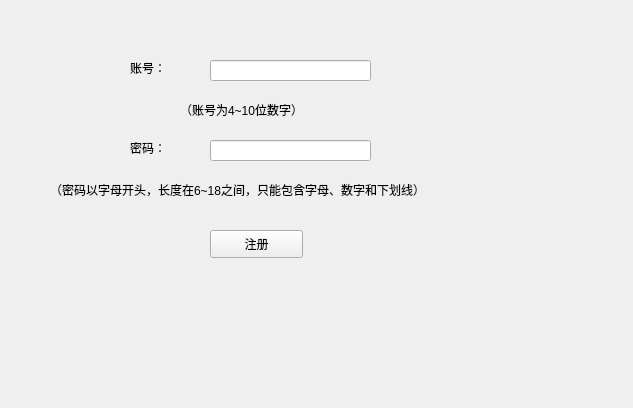
<?xml version="1.0" encoding="UTF-8"?>
<ui version="4.0">
 <class>sign_in</class>
 <widget class="QWidget" name="sign_in">
  <property name="geometry">
   <rect>
    <x>0</x>
    <y>0</y>
    <width>633</width>
    <height>408</height>
   </rect>
  </property>
  <property name="windowTitle">
   <string>Form</string>
  </property>
  <property name="styleSheet">
   <string notr="true">#sign_in{
	background-image: url(:/new/prefix1/71cf3bc79f3df8dc625fc9441182b28d4610281b@f_webp.webp);
}</string>
  </property>
  <widget class="QLabel" name="label">
   <property name="geometry">
    <rect>
     <x>130</x>
     <y>60</y>
     <width>72</width>
     <height>15</height>
    </rect>
   </property>
   <property name="text">
    <string>账号：</string>
   </property>
  </widget>
  <widget class="QLabel" name="label_2">
   <property name="geometry">
    <rect>
     <x>130</x>
     <y>140</y>
     <width>72</width>
     <height>15</height>
    </rect>
   </property>
   <property name="text">
    <string>密码：</string>
   </property>
  </widget>
  <widget class="QPushButton" name="pushButton">
   <property name="geometry">
    <rect>
     <x>210</x>
     <y>230</y>
     <width>93</width>
     <height>28</height>
    </rect>
   </property>
   <property name="text">
    <string>注册</string>
   </property>
  </widget>
  <widget class="QLineEdit" name="lineEdit">
   <property name="geometry">
    <rect>
     <x>210</x>
     <y>60</y>
     <width>161</width>
     <height>21</height>
    </rect>
   </property>
   <property name="maxLength">
    <number>10</number>
   </property>
  </widget>
  <widget class="QLineEdit" name="lineEdit_2">
   <property name="geometry">
    <rect>
     <x>210</x>
     <y>140</y>
     <width>161</width>
     <height>21</height>
    </rect>
   </property>
   <property name="inputMask">
    <string/>
   </property>
   <property name="text">
    <string/>
   </property>
   <property name="maxLength">
    <number>18</number>
   </property>
   <property name="echoMode">
    <enum>QLineEdit::Password</enum>
   </property>
  </widget>
  <widget class="QLabel" name="label_5">
   <property name="geometry">
    <rect>
     <x>50</x>
     <y>180</y>
     <width>471</width>
     <height>20</height>
    </rect>
   </property>
   <property name="text">
    <string>（密码以字母开头，长度在6~18之间，只能包含字母、数字和下划线）</string>
   </property>
  </widget>
  <widget class="QLabel" name="label_3">
   <property name="geometry">
    <rect>
     <x>180</x>
     <y>100</y>
     <width>151</width>
     <height>20</height>
    </rect>
   </property>
   <property name="text">
    <string>（账号为4~10位数字）</string>
   </property>
  </widget>
 </widget>
 <tabstops>
  <tabstop>lineEdit</tabstop>
  <tabstop>lineEdit_2</tabstop>
  <tabstop>pushButton</tabstop>
 </tabstops>
 <resources/>
 <connections>
  <connection>
   <sender>lineEdit</sender>
   <signal>returnPressed()</signal>
   <receiver>lineEdit_2</receiver>
   <slot>setFocus()</slot>
   <hints>
    <hint type="sourcelabel">
     <x>198</x>
     <y>75</y>
    </hint>
    <hint type="destinationlabel">
     <x>203</x>
     <y>125</y>
    </hint>
   </hints>
  </connection>
  <connection>
   <sender>lineEdit_2</sender>
   <signal>returnPressed()</signal>
   <receiver>pushButton</receiver>
   <slot>click()</slot>
   <hints>
    <hint type="sourcelabel">
     <x>176</x>
     <y>130</y>
    </hint>
    <hint type="destinationlabel">
     <x>178</x>
     <y>185</y>
    </hint>
   </hints>
  </connection>
 </connections>
</ui>
